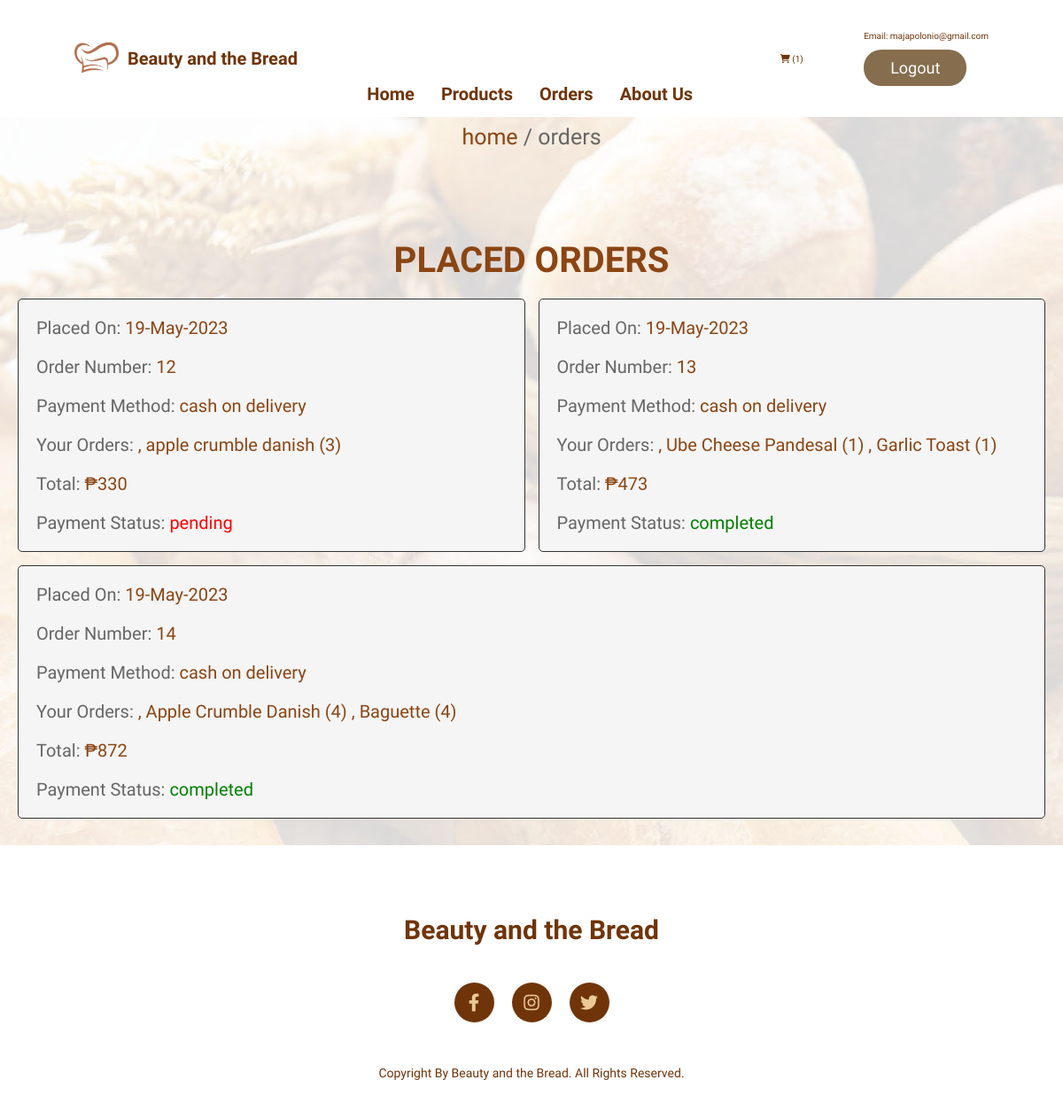
Screenshot of /orders.php (signed in) with the database file from the repository.
### tables this page shows
CREATE TABLE `orders` (
  `id` int(100) NOT NULL,
  `user_id` int(100) NOT NULL,
  `name` varchar(100) NOT NULL,
  `number` varchar(12) NOT NULL,
  `email` varchar(100) NOT NULL,
  `method` varchar(50) NOT NULL,
  `address` varchar(500) NOT NULL,
  `total_products` varchar(1000) NOT NULL,
  `total_price` int(100) NOT NULL,
  `placed_on` varchar(50) NOT NULL,
  `payment_status` varchar(20) NOT NULL DEFAULT 'pending',
  `order_status` varchar(50) NOT NULL
);

### orders.php (the view, shortened to what this page needs)
<?php
include 'config.php';
$user_id = $_SESSION['user_id'];
?>
<!DOCTYPE html>
<html lang="en">
<head>
   <link rel="stylesheet" href="https://cdnjs.cloudflare.com/ajax/libs/font-awesome/6.0.0/css/all.min.css">
    <link rel="stylesheet" href="https://unicons.iconscout.com/release/v4.0.0/css/line.css">
   <link rel="stylesheet" href="css/style.css">
</head>
<?php include 'header.php'; ?>
<div class="heading">
   <h3>your orders</h3>
   <p> <a href="index.php">home</a> / orders </p>
</div>
<section class="placed-orders">
   <h1 class="title">Placed Orders</h1>
   <div class="box-container">
      <?php
         $order_query = mysqli_query($conn, "SELECT * FROM `orders` WHERE user_id = '$user_id'") or die('query failed');
         if(mysqli_num_rows($order_query) > 0){
            while($fetch_orders = mysqli_fetch_assoc($order_query)){
      ?>
      <div class="box">
         <p>Placed On: <span><?php echo $fetch_orders['placed_on']; ?></span> </p>
         <p>Order Number: <span><?php echo $fetch_orders['id']; ?></span> </p>
         <p>Payment Method: <span><?php echo $fetch_orders['method']; ?></span> </p>
         <p>Your Orders: <span><?php echo $fetch_orders['total_products']; ?></span> </p>
         <p>Total: <span>₱<?php echo $fetch_orders['total_price']; ?></span> </p>
         <p>Payment Status: <span style="color:<?php if($fetch_orders['payment_status'] == 'pending'){ echo 'red'; }else{ echo 'green'; } ?>;"><?php echo $fetch_orders['payment_status']; ?></span> </p>
         </div>
      <?php
       }
      }else{
         echo '<p class="empty">No orders placed yet!</p>';
      }
      ?>
   </div>
</section>
<footer>
    <p>Beauty and the Bread</p>
	<div class="social">
      <a href="https://www.facebook.com/" class="fab fa-facebook-f"></a>
      <a href="https://www.instagram.com/" class="fab fa-instagram"></a>
      <a href="https://twitter.com/" class="fab fa-twitter"></a>
	</div>
	<p class="end"><span>Copyright By Beauty and the Bread. All Rights Reserved.</span></p>
</footer>
</body>
</html>

### css/style.css (style rules this page uses)
:root { --palebrown:#987654; --wheat: #f5deb3; --tumbleweed: #deaa88; --woodbrown: #c19a6b; --frenchbistre: #856d4d; --brown: #8b4513; --purple:#8e44ad; --red:#c0392b; --orange:#f39c12; --black:#333; --white:#fff; --light-color:#666; --light-white:#ccc; --light-bg:#f5f5f5; --border:.1rem solid var(--black); --box-shadow:0 .5rem 1rem rgba(0,0,0,.1); }
* { font-family: 'Belleza', sans-serif; margin:0; padding:0; box-sizing: border-box; outline: none; border:none; text-decoration: none; transition:all .2s linear; }
html { font-size: 60%; overflow-x: hidden; }
section { padding:3rem 2rem; }
.title { text-align: center; margin-bottom: 2rem; text-transform: uppercase; color:var(--brown); font-size: 4rem; }
.heading { min-height: 30vh; display: flex; flex-flow: column; align-items: center; justify-content: center; gap:1rem; background: url(../images/heading-bg.webp) no-repeat; background-size: cover; background-position: center; text-align: center; }
.heading h3 { font-size: 5rem; color:var(--black); text-transform: uppercase; }
.heading p { font-size: 2.5rem; color:var(--light-color); }
.heading p a { color:var(--brown); }
.placed-orders .box-container { max-width: 1200px; margin:0 auto; display:flex; flex-wrap: wrap; align-items: center; gap:1.5rem; }
.placed-orders .box-container .box { flex:1 1 40rem; border-radius: .5rem; padding:2rem; border:var(--border); background-color: var(--light-bg); padding:1rem 2rem; }
.placed-orders .box-container .box p { padding:1rem 0; font-size: 2rem; color:var(--light-color); }
.placed-orders .box-container .box p span { color:var(--brown); }

### orders.php (style rules this page uses)
* { margin: 0; padding: 0; font-family: 'Belleza'; color: #703409; background-repeat: none; }
html { font-size: 62.5%; overflow-x: hidden; scroll-padding-top: 7rem; scroll-behavior: smooth; }
footer { font-family: 'Belleza'; position: relative; width: 100%; height: 300px; background-color: #ffffff; display: flex; flex-direction: column; align-items: center; justify-content: center; }
footer p:nth-child(1) { font-family: 'Belleza'; font-size: 30px; color: #703409; margin-bottom: 20px; font-weight: bold; }
.social { display: flex; }
.social a { width: 45px; height: 45px; display: flex; align-items: center; justify-content: center; background: #703409; border-radius: 50%; margin: 22px 10px; color: #ebca94; text-decoration: none; font-size: 20px; }
.end { position: absolute; color: #703409; bottom: 35px; font-size: 14px; }

### rows the page displays
orders: placed_on "19-May-2023", id "12", method "cash on delivery", total_products ", apple crumble danish (3)", total_price "330", payment_status "pending"
orders: placed_on "19-May-2023", id "13", method "cash on delivery", total_products ", Ube Cheese Pandesal (1) , Garlic Toast (1)", total_price "473", payment_status "completed"
orders: placed_on "19-May-2023", id "14", method "cash on delivery", total_products ", Apple Crumble Danish (4) , Baguette (4)", total_price "872", payment_status "completed"

### other values shown
$cart_rows_number "1"
$_SESSION['user_email'] "majapolonio@gmail.com"
